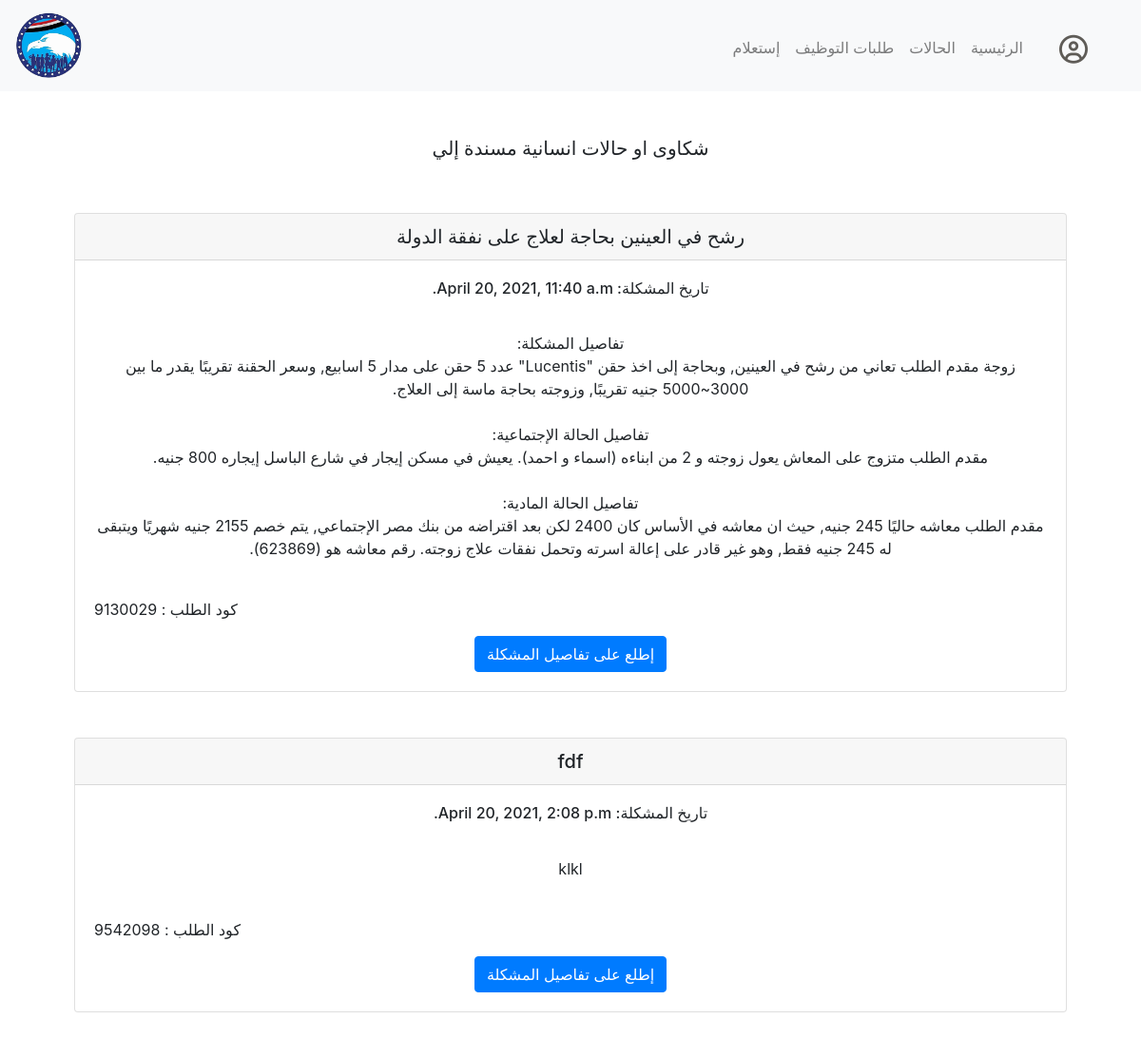
Before: /mycases (signed in) with the older database file.
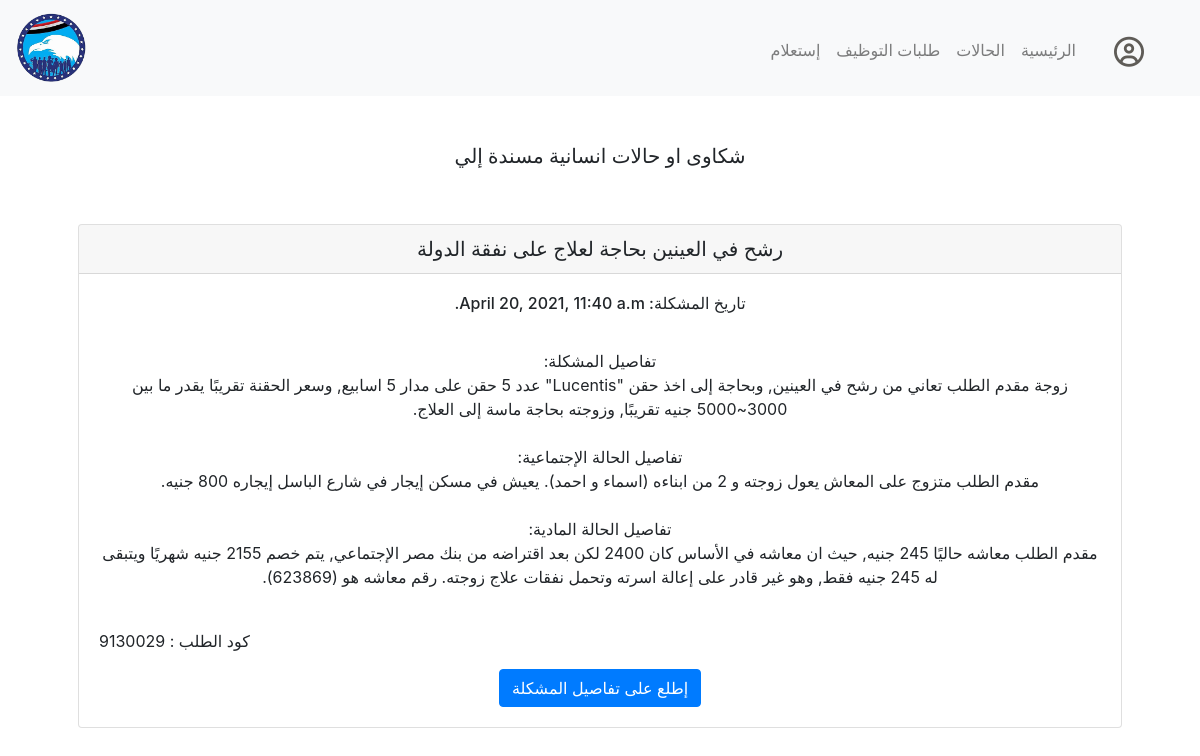
After: the same page with the newer database file.
### inhouse/models.py (models this page shows)
class Cases(models.Model):
    caseCode = models.CharField(max_length=12)
    casePersonaId = models.ForeignKey(Person, on_delete=models.CASCADE, related_name="complain")
    caseScannedDocs = models.FileField()
    caseTitle = models.CharField(max_length=64)
    caseDetails = models.TextField()
    caseStatus = models.CharField(max_length=20)
    caseDate = models.DateTimeField(auto_now_add=True, blank=True)
    caseResponsible = models.ForeignKey(settings.AUTH_USER_MODEL, on_delete=models.CASCADE, related_name="responsible")

### inhouse/views.py (the view)
# urls.py: path("mycases", views.mycases, name="mycases"),
def mycases(request):
    if not request.user.is_authenticated:
        return HttpResponseRedirect(reverse("login"))
    gottenUser =  request.user
    theirCases = gottenUser.responsible.all()
    return render(request, "inhouse/mycases.html", {
        "cases" : theirCases
    })

### inhouse/templates/inhouse/mycases.html (shortened to what this page needs)
{% extends "inhouse/layout.html" %}
{% block main %}
{% if cases %}
<h5>شكاوى او حالات انسانية مسندة إلي</h5>
<div dir="rtl" class="contanier">
        {% for case in cases %}
        {% if case.caseStatus == 'ongoing' or case.caseStatus == 'new' %}
        <br><br>
        <div class="card">
          <h5 class="card-header">{{case.caseTitle}}</h5>
          <div class="card-body">
            <h6 dir="rtl" class="card-title">تاريخ المشكلة: {{case.caseDate}}</h6>
            <br>
            <p class="card-text">{{ case.caseDetails|linebreaksbr }}</p>
            <br>
            <p class="text-left"> كود الطلب : {{case.caseCode}}</p>
            <a href="{% url 'case' case.caseCode %}" class="btn btn-primary">إطلع على تفاصيل المشكلة</a>
          </div>
        </div>
        {% endif %}
        {% endfor %}
</div>
{% else %}
<h5>لا يوجد حالات مسندة إليك</h5>
{% endif %}
{% endblock %}

Changed rows visible on the page:
removed Cases: caseTitle "fdf", caseDate "April 20, 2021, 2:08 p.m.", caseDetails "klkl", caseCode "9542098"
